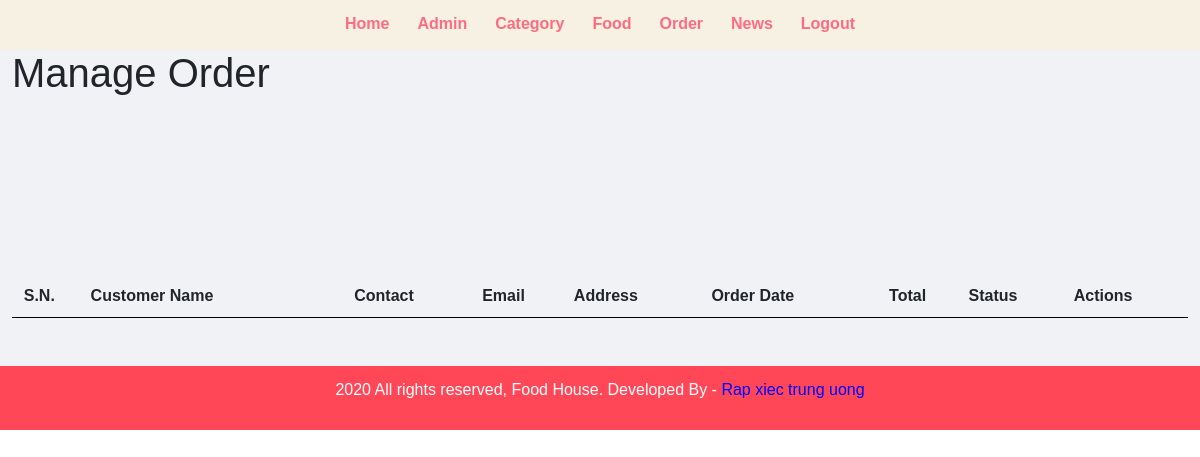
/view/admin/manage-order.php (signed in), run on an earlier commit of the app's database.
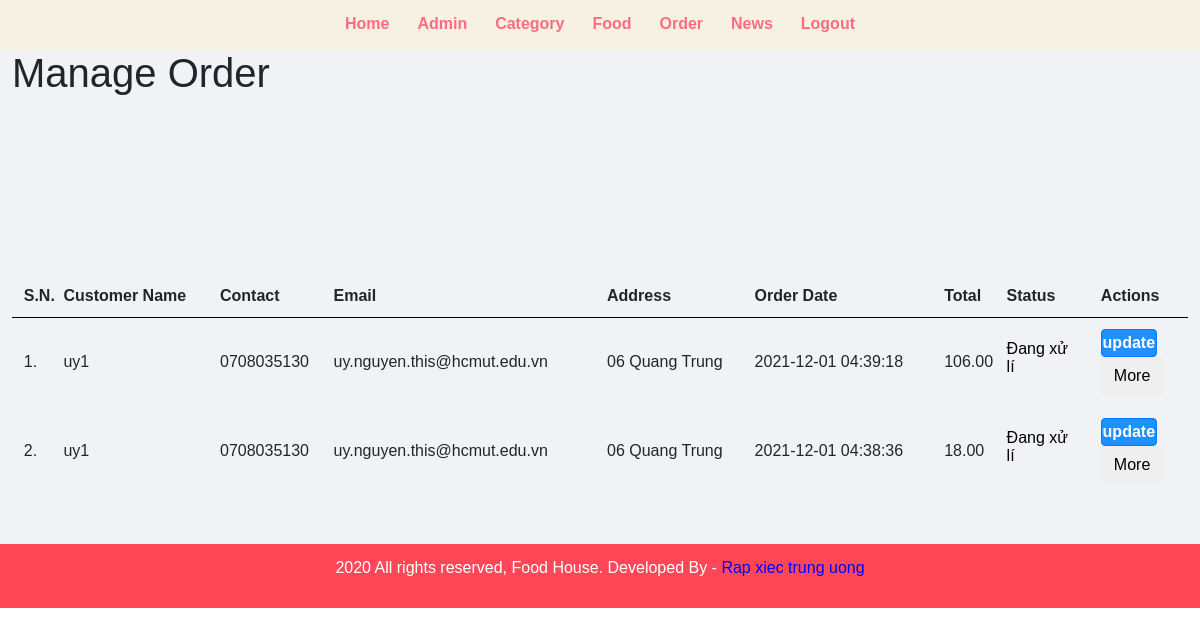
And on a later commit of the database.
### tables this page shows
CREATE TABLE `tbl_order` (
  `id` int(10) UNSIGNED NOT NULL,
  `total` decimal(10,2) NOT NULL,
  `order_date` datetime NOT NULL,
  `status` varchar(50) NOT NULL,
  `customer_name` varchar(150) NOT NULL,
  `customer_contact` varchar(20) NOT NULL,
  `customer_email` varchar(150) NOT NULL,
  `customer_address` varchar(255) NOT NULL
);

### view/admin/manage-order.php (the view, shortened to what the changed rows need)
<?php include('partials/menu.php'); ?>
<div class="main-content">
    <div class="wrapper">
        <h1>Manage Order</h1>
                <br /><br /><br />
                <br><br>
                <table class="tbl-full">
                    <tr>
                        <th>S.N.</th>
                        <th>Customer Name</th>
                        <th>Contact</th>
                        <th>Email</th>
                        <th>Address</th>
                        <th>Order Date</th>
                        <th>Total</th>
                        <th>Status</th>
                        <th>Actions</th>
                    </tr>
                    <?php
                        $sql = "SELECT * FROM tbl_order ORDER BY id DESC";
                        $res = mysqli_query($conn, $sql);
                        $count = mysqli_num_rows($res);
                        $sn = 1;
                        if($count>0)
                        {
                            while($row=mysqli_fetch_assoc($res))
                            {
                                $id = $row['id'];
                                $customer_name = $row['customer_name'];
                                $customer_contact = $row['customer_contact'];
                                $customer_email = $row['customer_email'];
                                $customer_address = $row['customer_address'];
                                $order_date = $row['order_date'];
                                $total = $row['total'];
                                $status = $row['status'];
                                if($status != "Completed"){
                                ?>
                                    <tr>
                                        <td><?php echo $sn++; ?>. </td>
                                        <td><?php echo $customer_name; ?></td>
                                        <td><?php echo $customer_contact; ?></td>
                                        <td><?php echo $customer_email; ?></td>
                                        <td><?php echo $customer_address; ?></td>
                                        <td><?php echo $order_date; ?></td>
                                        <td><?php echo $total; ?></td>
                                        <td>
                                            <?php
                                                if($status=="Ordered")
                                                {
                                                    echo "<label class='status_order'>$status</label>";
                                                }
                                                elseif($status=="On Delivery")
                                                {
                                                    echo "<label class='status_order' style='color: orange;'>$status</label>";
                                                }
                                                elseif($status=="Delivered")
                                                {
                                                    echo "<label class='status_order' style='color: green;'>$status</label>";
                                                }
                                                elseif($status=="Cancelled")
                                                {
                                                    echo "<label class='status_order' style='color: red;'>$status</label>";
                                                }
                                                else
                                                    echo "<label class='status_order' style='color: black;'>$status</label>";
                                            ?>
                                        </td>
                                        <td>
                                            <form class="editOrderForm">
                                                <button class="btn btn-primary" type="submit">update</button>
                                            </form>
                                            <button class="btn" data-toggle="modal" data-target="#Modal<?php echo $id;?>">More</button>
                                        </td>
                                    </tr>
                                    <div id="Modal<?php echo $id;?>" class="modal fade" role="dialog" aria-labelledby="myLargeModalLabel" >
                                        <div class="modal-dialog modal-lg">
                                            <div class="modal-content" style="width: 80%; margin: auto; margin-top: 50px;">
                                                    <div class="modal-body">
                                                         <?php
                                                            }
                                                        ?>
                                    </div></div></div></div>
                                <?php
                            }
                        }
                        else
                        {
                            echo "<tr><td colspan='12' class='error'>Orders not Available</td></tr>";
                        }
                    ?>
<?php include('partials/footer.php'); ?>

What changed in the data, as far as the page shows it:
added tbl_order: customer_name "uy1", customer_contact "0708035130", customer_email "uy.nguyen.this@hcmut.edu.vn", customer_address "06 Quang Trung", order_date "2021-12-01 04:39:18", total "106.00", status "Đang xử lí"
added tbl_order: customer_name "uy1", customer_contact "0708035130", customer_email "uy.nguyen.this@hcmut.edu.vn", customer_address "06 Quang Trung", order_date "2021-12-01 04:38:36", total "18.00", status "Đang xử lí"
